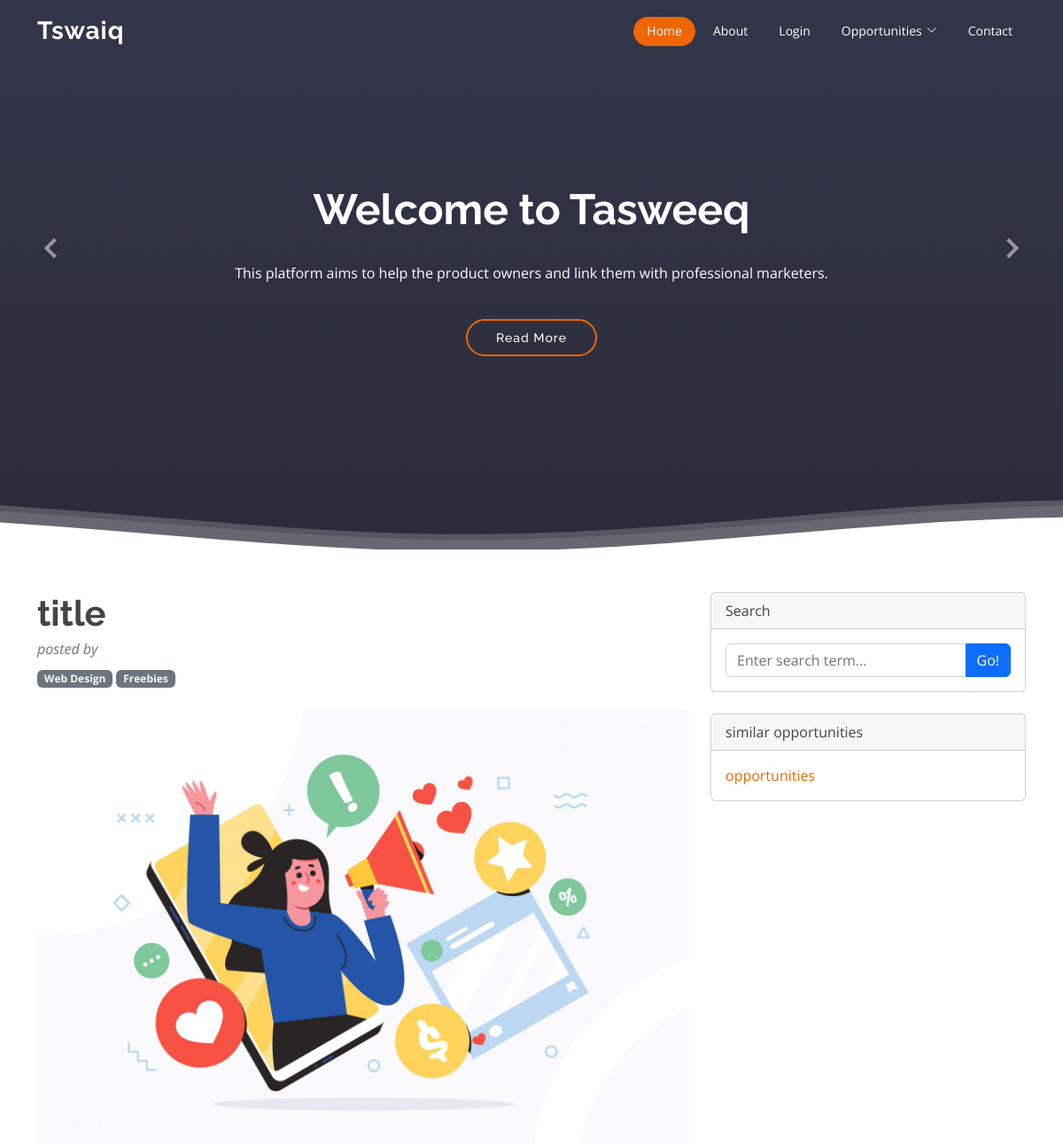
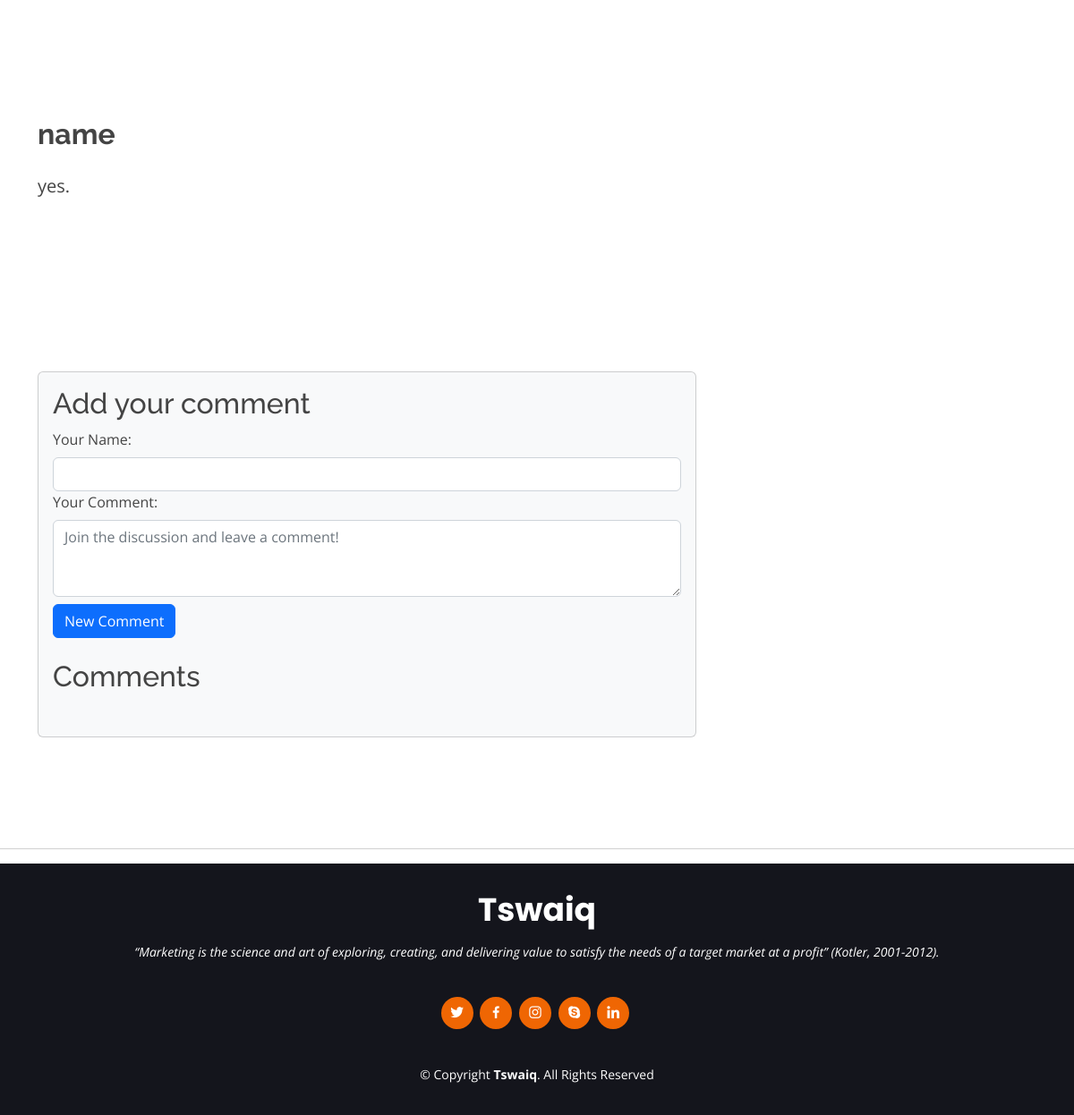
Screenshot of /request_detail/23/ with the database file from the repository (2 pictures, top to bottom).
### marketer/models.py (models this page shows)
class Request (models.Model):
    title = models.CharField(max_length=1024)
    name = models.CharField(max_length=1024)
    description = models.TextField()
    image = models.ImageField(upload_to="images/")

### marketer/views.py (the view)
# urls.py: path("request_detail/<request_id>/", views.request_detail, name="request_detail"),
def request_detail (request : HttpRequest, request_id : int):
    try:
        req = Request.objects.get(id=request_id)
        offers = Offer.objects.filter(requestt = req)
    except:
       return render(request , "not_found.html")
    return render(request, "request_detail.html", {"req" : req ,"offers" : offers }) # ,

### marketer/templates/request_detail.html (shortened to what this page needs)
{% extends "base.html" %}
{% load static %}
{% block content %}
        <div class="container mt-5">
            <div class="row">
                <div class="col-lg-8">
                    <article>
                        <header class="mb-4">
                            <h1 class="fw-bolder mb-1">{{ req.title }}</h1>
                            <div class="text-muted fst-italic mb-2">posted by {{req.user}}</div>
                            <a class="badge bg-secondary text-decoration-none link-light" href="#!">Web Design</a>
                            <a class="badge bg-secondary text-decoration-none link-light" href="#!">Freebies</a>
                        </header>
                        <figure class="mb-4"><img class="img-fluid rounded" src="{% static 'img/testimonials/default.jpg'%}" alt="..." /></figure>
                        <section class="mb-5">
                            <h2 class="fw-bolder mb-4 mt-5">{{ req.name }}</h2>
                            <p class="fs-5 mb-4">{{ req.description }}.</p>
                        </section>
                    </article>
                    <section class="mb-5">
                        <div class="form-group card bg-light">
                            <div class="form-group card-body">
                                <h2>Add your comment</h2>
                                <form class=" form-group mb-4" action="{% url 'marketer:add_comment' req.id %}" method="POST">
                                <div class="form-group">
                                <label class="form-label">Your Name:</label>
                                <input type="text" name="name" class="form-control" /> </div>
                                <div class="form-group">
                                <label class="form-label">Your Comment:</label>
                                <textarea class="form-control" rows="3" placeholder="Join the discussion and leave a comment!" name="content"></textarea>
                                <input type="submit" class="btn btn-primary mt-2" value="New Comment" ></div></form>
                                <h2>Comments</h2>
                        </div>
                    </section>
                </div>
                <div class="col-lg-4">
                    <div class="card mb-4">
                        <div class="card-header">Search</div>
                        <div class="card-body">
                            <div class="input-group">
                                <input class="form-control" type="text" placeholder="Enter search term..." aria-label="Enter search term..." aria-describedby="button-search" />
                                <button class="btn btn-primary" id="button-search" type="button">Go!</button>
                            </div>
                        </div>
                    </div>
                    <div class="card mb-4">
                        <div class="card-header">similar opportunities</div>
                        <div class="card-body">
                            <div class="row">
                                <div class="col-sm-6">
                                    <ul class="list-unstyled mb-0">
                                        <li><a href="{% url 'marketer:all-requests' %}">opportunities</a></li>
                                    </ul>
                                </div>
                                </div>
                            </div>
                        </div>
                    </div>
                </div>
            </div>
            <hr/>
        {% endblock %}

### marketer/static/css/style.css (style rules this page uses)
body { font-family: "Open Sans", sans-serif; color: #444444; }
a { color: #ef6603; text-decoration: none; }
h1, h2, h3, h4, h5, h6 { font-family: "Raleway", sans-serif; }
section { padding: 60px 0; overflow: hidden; }

### rows the page displays
Request: title "title", name "name", description "yes"
